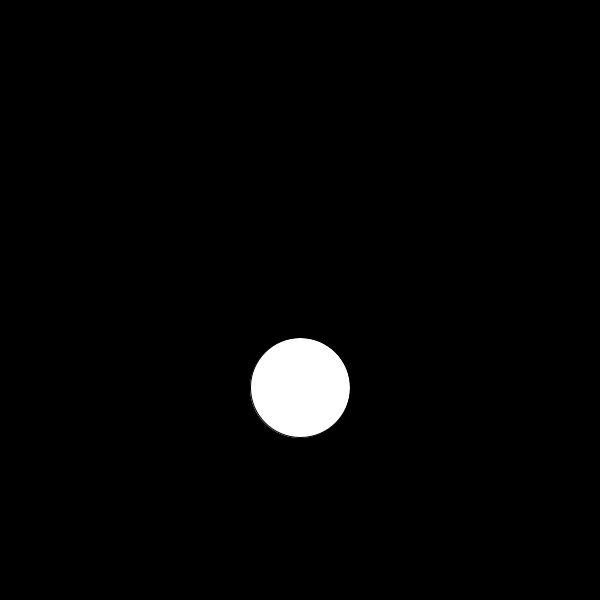
Frame 1 (no input)
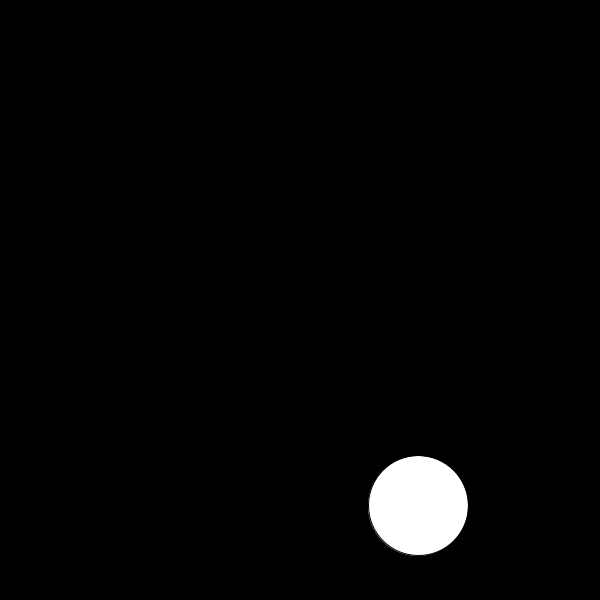
Frame 60 (the mouse pressed at the canvas centre just before this capture)
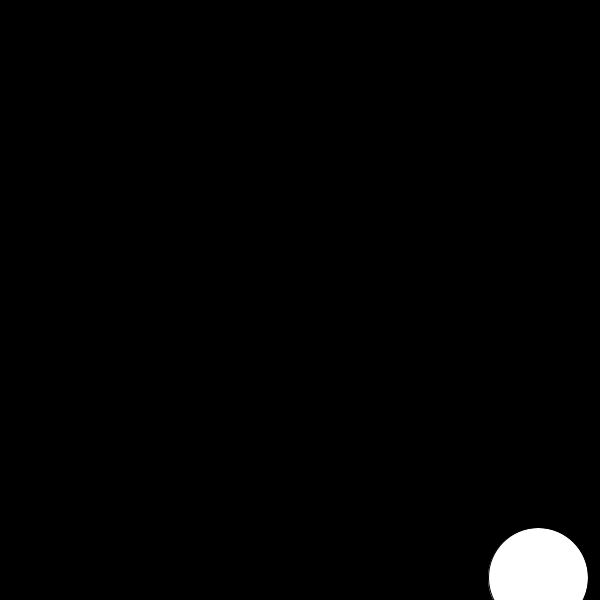
Frame 120 (the mouse held since frame 60 and released just before this capture)

The Processing sketch that drew these frames (run headless with seeded random() and noise(); from frame 60 on, the mouse is pressed at the canvas centre):

// Processing sketch: processing_90098
// ── processing_90098.pde

/*Nafis S Sabir
 Prof. Calli Higgins
 HW 3.2.3*/

int x = 300;//ellipse x location
float y = random(600);//random ellipse y location
int speed = 2;//x-axis speed change
int bounce = 2;//y-axis speed change
float color1 = random(50);//random float color


void setup() {
  size(600, 600);//screen size
}

void draw() {
  background(0);//background color
  fill(255);//starting fill for bounce ball
  ellipse(x, y, 100, 100);//ball size


  if (x > width) {
    speed = speed * -1;//if the ball exceeds the right boundary it changes direction
  }
  else if (x < 0) { 
    speed = speed * -1;//if the ball exceeds the left boundary it changes direction
  } 
  else if (y > height) {
    bounce = bounce * -1;//if the ball exceeds the top boundary it changes direction
  } 
  else if (y < 0) {
    bounce = bounce * -1;//if the ball exceeds the bottom boundary it changes direction
  }
  else if (keyPressed) {
    fill(mouseX, mouseY, color1);//if keyPressed random color change depending on mouse location
    ellipse(x, y, 300, 300);//if keyPressed ball grows
  }

  x = x + speed;//moves the ball left and right
  y = y + bounce;//moves the ball up and down
}
